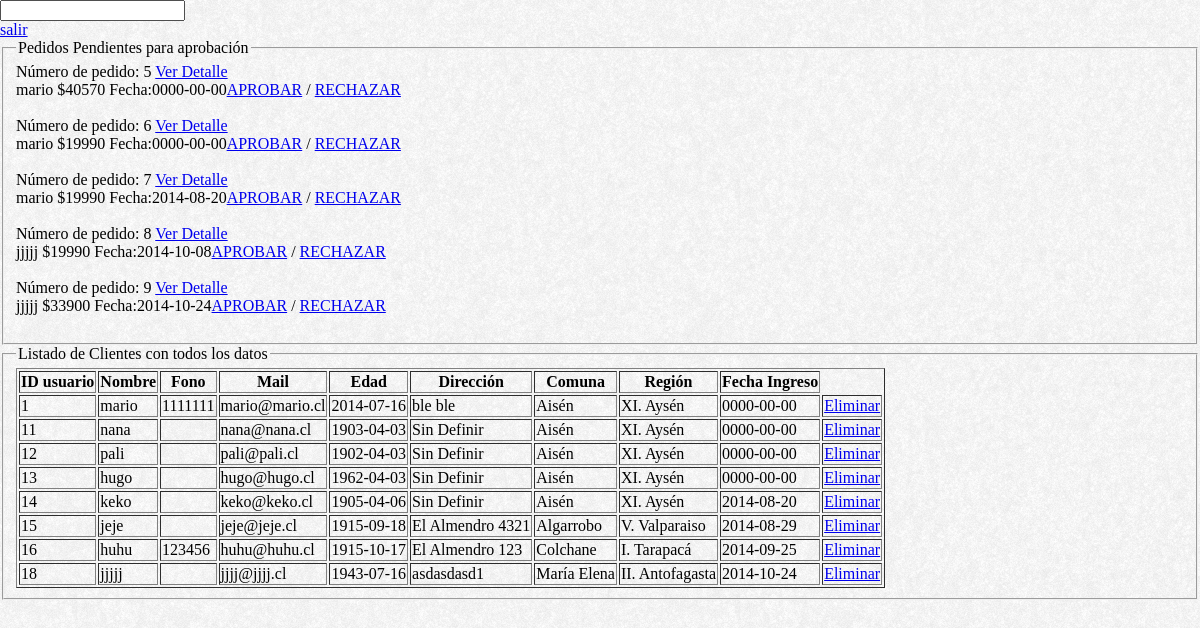
The page /admin.php (signed in) on the database its author committed.
### tables this page shows
CREATE TABLE IF NOT EXISTS `pedido` (
  `PED_ID` int(11) NOT NULL,
  `USU_ID` int(11) DEFAULT NULL,
  `PED_VALOR` int(11) DEFAULT NULL,
  `PED_ESTADO` varchar(200) DEFAULT NULL,
  `PED_FECHA` date NOT NULL,
  PRIMARY KEY (`PED_ID`),
  KEY `FK_RELATIONSHIP_4` (`USU_ID`)
);

CREATE TABLE IF NOT EXISTS `usuario` (
  `USU_ID` int(11) NOT NULL AUTO_INCREMENT,
  `USU_NOMBRE` varchar(200) DEFAULT NULL,
  `USU_FONO` int(11) DEFAULT NULL,
  `USU_MAIL` varchar(200) DEFAULT NULL,
  `USU_EDAD` date DEFAULT NULL,
  `USU_PASS` varchar(200) DEFAULT NULL,
  `usu_fecha` date NOT NULL,
  PRIMARY KEY (`USU_ID`)
);

CREATE TABLE IF NOT EXISTS `direccion` (
  `DIR_ID` int(11) NOT NULL,
  `USU_ID` int(11) DEFAULT NULL,
  `COM_ID` int(11) DEFAULT NULL,
  `DIR_DIRECCION` varchar(200) DEFAULT NULL,
  PRIMARY KEY (`DIR_ID`),
  KEY `FK_RELATIONSHIP_1` (`USU_ID`),
  KEY `FK_RELATIONSHIP_2` (`COM_ID`)
);

CREATE TABLE IF NOT EXISTS `comuna` (
  `COM_ID` int(11) NOT NULL,
  `REG_ID` int(11) DEFAULT NULL,
  `COM_NOMBRE` varchar(200) DEFAULT NULL,
  PRIMARY KEY (`COM_ID`),
  KEY `FK_RELATIONSHIP_3` (`REG_ID`)
);

CREATE TABLE IF NOT EXISTS `region` (
  `REG_ID` int(11) NOT NULL,
  `REG_NOMBRE` varchar(200) DEFAULT NULL,
  PRIMARY KEY (`REG_ID`)
);

### admin.php (the view, shortened to what this page needs)
<!DOCTYPE html>
 <html class="">
<html lang="es">
<head>
    <link href="css/style.css" rel="stylesheet" type="text/css" />
</head>
<body>
<input type="text" id="busqueda" />
    <a href="function/logout.php">salir</a>
            <fieldset>
            <legend>Pedidos Pendientes para aprobación</legend>
            <?php
            $sql = "SELECT ped_id, usu_nombre, ped_valor,ped_fecha, ped_id FROM pedido INNER JOIN usuario ON usuario.usu_id = pedido.usu_id WHERE ped_estado = 'pendiente'";
            $con = mysql_query($sql);
            while($dato = mysql_fetch_array($con)){
                echo "Número de pedido: ".$dato['ped_id']." <a href='ver_detalle.php?id=".$dato['ped_id']."'>Ver Detalle</a><br>";
                echo " ".$dato['usu_nombre'];
                echo " $".$dato['ped_valor'];
                echo " Fecha:".$dato['ped_fecha'];
                echo "<a href='function/aprobar.php?id=".$dato['ped_id']."'>APROBAR</a> / <a href='function/rechazar.php?id=".$dato['ped_id']."'>RECHAZAR</a><br><br>";
                            }
            ?>
        </fieldset>
        <fieldset>
        <legend class="widgettitulo">Listado de Clientes con todos los datos</legend>
            <table border="1">
            <thead><tr><th>ID usuario</th><th>Nombre</th><th>Fono</th><th>Mail</th><th>Edad</th><th>Dirección</th><th>Comuna</th><th>Región</th><th>Fecha Ingreso</th></tr></thead>
            <tbody>
                <?php
                    $consulta = mysql_query("SELECT usuario.usu_id, usu_nombre, usu_fecha, usu_fono, usu_mail, usu_edad, dir_direccion, com_nombre, reg_nombre FROM usuario INNER JOIN direccion ON usuario.usu_id = direccion.usu_id INNER JOIN comuna ON direccion.com_id = comuna.com_id INNER JOIN region ON comuna.reg_id = region.reg_id where usuario.usu_id = direccion.usu_id");
                    while ($fila = mysql_fetch_array($consulta)) {
                    echo "<tr>";
                    echo "<td>".$fila['usu_id']."</td>";
                    echo "<td>".$fila['usu_nombre']."</td>";
                    echo "<td>".$fila['usu_fono']."</td>";
                    echo "<td>".$fila['usu_mail']."</td>";
                    echo "<td>".$fila['usu_edad']."</td>";
                    echo "<td>".$fila['dir_direccion']."</td>";
                    echo "<td>".$fila['com_nombre']."</td>";
                    echo "<td>".$fila['reg_nombre']."</td>";
                    echo "<td>".$fila['usu_fecha']."</td>";
                    echo '<td><a onClick="return confirmar();" href="function/deleteuser.php?id='.trim($fila['usu_id']).'" >Eliminar</a></td>';
                    echo "</tr>";
                        }
                ?>
            </tbody>
            </table>
        </fieldset>
</body>
</html>

### css/style.css (style rules this page uses)
body { padding: 0; margin: 0; background-image: url('../img/bg-mini.png'); background-repeat: repeat; width:100%; margin: 0 auto; margin-left: auto; margin-right: auto; }

### rows shown on the page
pedido: PED_ID "5", USU_ID.USU_NOMBRE "mario", PED_VALOR "40570", PED_FECHA "0000-00-00"
pedido: PED_ID "6", USU_ID.USU_NOMBRE "mario", PED_VALOR "19990", PED_FECHA "0000-00-00"
pedido: PED_ID "7", USU_ID.USU_NOMBRE "mario", PED_VALOR "19990", PED_FECHA "2014-08-20"
pedido: PED_ID "8", USU_ID.USU_NOMBRE "jjjjj", PED_VALOR "19990", PED_FECHA "2014-10-08"
pedido: PED_ID "9", USU_ID.USU_NOMBRE "jjjjj", PED_VALOR "33900", PED_FECHA "2014-10-24"
usuario: USU_ID "1", USU_NOMBRE "mario", USU_FONO "1111111", USU_MAIL "mario@mario.cl", USU_EDAD "2014-07-16", direccion.DIR_DIRECCION "ble ble", comuna.COM_NOMBRE "Aisén", region.REG_NOMBRE "XI. Aysén", usu_fecha "0000-00-00"
usuario: USU_ID "11", USU_NOMBRE "nana", USU_MAIL "nana@nana.cl", USU_EDAD "1903-04-03", direccion.DIR_DIRECCION "Sin Definir", comuna.COM_NOMBRE "Aisén", region.REG_NOMBRE "XI. Aysén", usu_fecha "0000-00-00"
usuario: USU_ID "12", USU_NOMBRE "pali", USU_MAIL "pali@pali.cl", USU_EDAD "1902-04-03", direccion.DIR_DIRECCION "Sin Definir", comuna.COM_NOMBRE "Aisén", region.REG_NOMBRE "XI. Aysén", usu_fecha "0000-00-00"
usuario: USU_ID "13", USU_NOMBRE "hugo", USU_MAIL "hugo@hugo.cl", USU_EDAD "1962-04-03", direccion.DIR_DIRECCION "Sin Definir", comuna.COM_NOMBRE "Aisén", region.REG_NOMBRE "XI. Aysén", usu_fecha "0000-00-00"
usuario: USU_ID "14", USU_NOMBRE "keko", USU_MAIL "keko@keko.cl", USU_EDAD "1905-04-06", direccion.DIR_DIRECCION "Sin Definir", comuna.COM_NOMBRE "Aisén", region.REG_NOMBRE "XI. Aysén", usu_fecha "2014-08-20"
usuario: USU_ID "15", USU_NOMBRE "jeje", USU_MAIL "jeje@jeje.cl", USU_EDAD "1915-09-18", direccion.DIR_DIRECCION "El Almendro 4321", comuna.COM_NOMBRE "Algarrobo", region.REG_NOMBRE "V. Valparaiso", usu_fecha "2014-08-29"
usuario: USU_ID "16", USU_NOMBRE "huhu", USU_FONO "123456", USU_MAIL "huhu@huhu.cl", USU_EDAD "1915-10-17", direccion.DIR_DIRECCION "El Almendro 123", comuna.COM_NOMBRE "Colchane", region.REG_NOMBRE "I. Tarapacá", usu_fecha "2014-09-25"
usuario: USU_ID "18", USU_NOMBRE "jjjjj", USU_MAIL "jjjj@jjjj.cl", USU_EDAD "1943-07-16", direccion.DIR_DIRECCION "asdasdasd1", comuna.COM_NOMBRE "María Elena", region.REG_NOMBRE "II. Antofagasta", usu_fecha "2014-10-24"
